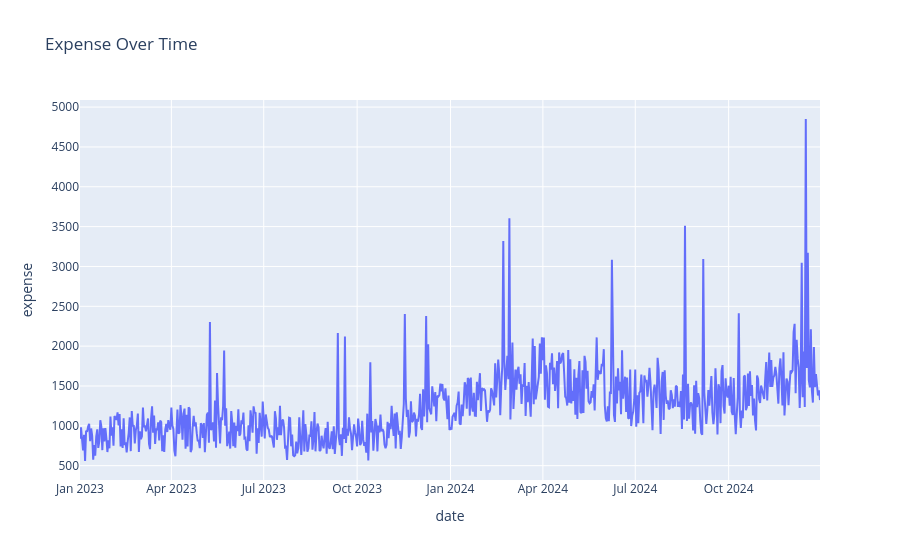

The notebook cell saved with this chart:
### Code cell
px.line(df, x="date", y="expense", title="Expense Over Time")

### Figure 1 — Plotly figure (JSON) as saved in the notebook; plotly's stock layout.template omitted (floating-point values rounded to 4 significant figures; data arrays with more than 128 entries replaced by an {"elided": "..."} marker saying what was removed)
{"data": [{"hovertemplate": "date=%{x}<br>expense=%{y}<extra></extra>", "legendgroup": "", "line": {"color": "#636efa", "dash": "solid"}, "marker": {"symbol": "circle"}, "mode": "lines", "name": "", "orientation": "v", "showlegend": false, "type": "scatter", "x": {"elided": "730 str values"}, "xaxis": "x", "y": {"elided": "730 float values"}, "yaxis": "y"}], "layout": {"legend": {"tracegroupgap": 0}, "title": {"text": "Expense Over Time"}, "xaxis": {"anchor": "y", "domain": [0, 1], "title": {"text": "date"}}, "yaxis": {"anchor": "x", "domain": [0, 1], "title": {"text": "expense"}}}}
